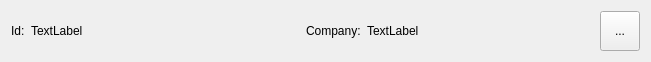
<?xml version="1.0" encoding="UTF-8"?>
<ui version="4.0">
 <class>companyLabel</class>
 <widget class="QWidget" name="companyLabel">
  <property name="geometry">
   <rect>
    <x>0</x>
    <y>0</y>
    <width>651</width>
    <height>60</height>
   </rect>
  </property>
  <property name="windowTitle">
   <string>Form</string>
  </property>
  <layout class="QHBoxLayout" name="horizontalLayout_2">
   <item>
    <layout class="QHBoxLayout" name="horizontalLayout">
     <item>
      <layout class="QFormLayout" name="formLayout_2">
       <property name="formAlignment">
        <set>Qt::AlignmentFlag::AlignLeading|Qt::AlignmentFlag::AlignLeft|Qt::AlignmentFlag::AlignVCenter</set>
       </property>
       <item row="0" column="0">
        <widget class="QLabel" name="label_3">
         <property name="text">
          <string>Id:</string>
         </property>
        </widget>
       </item>
       <item row="0" column="1">
        <widget class="QLabel" name="id">
         <property name="text">
          <string>TextLabel</string>
         </property>
        </widget>
       </item>
      </layout>
     </item>
     <item>
      <layout class="QFormLayout" name="formLayout_3">
       <property name="formAlignment">
        <set>Qt::AlignmentFlag::AlignLeading|Qt::AlignmentFlag::AlignLeft|Qt::AlignmentFlag::AlignVCenter</set>
       </property>
       <item row="0" column="0">
        <widget class="QLabel" name="label_6">
         <property name="text">
          <string>Company:</string>
         </property>
        </widget>
       </item>
       <item row="0" column="1">
        <widget class="QLabel" name="company">
         <property name="text">
          <string>TextLabel</string>
         </property>
        </widget>
       </item>
      </layout>
     </item>
     <item>
      <widget class="QToolButton" name="manageButton">
       <property name="minimumSize">
        <size>
         <width>40</width>
         <height>40</height>
        </size>
       </property>
       <property name="cursor">
        <cursorShape>PointingHandCursor</cursorShape>
       </property>
       <property name="text">
        <string>...</string>
       </property>
       <property name="icon">
        <iconset theme="document-properties"/>
       </property>
       <property name="iconSize">
        <size>
         <width>24</width>
         <height>24</height>
        </size>
       </property>
      </widget>
     </item>
    </layout>
   </item>
  </layout>
 </widget>
 <resources/>
 <connections/>
</ui>
